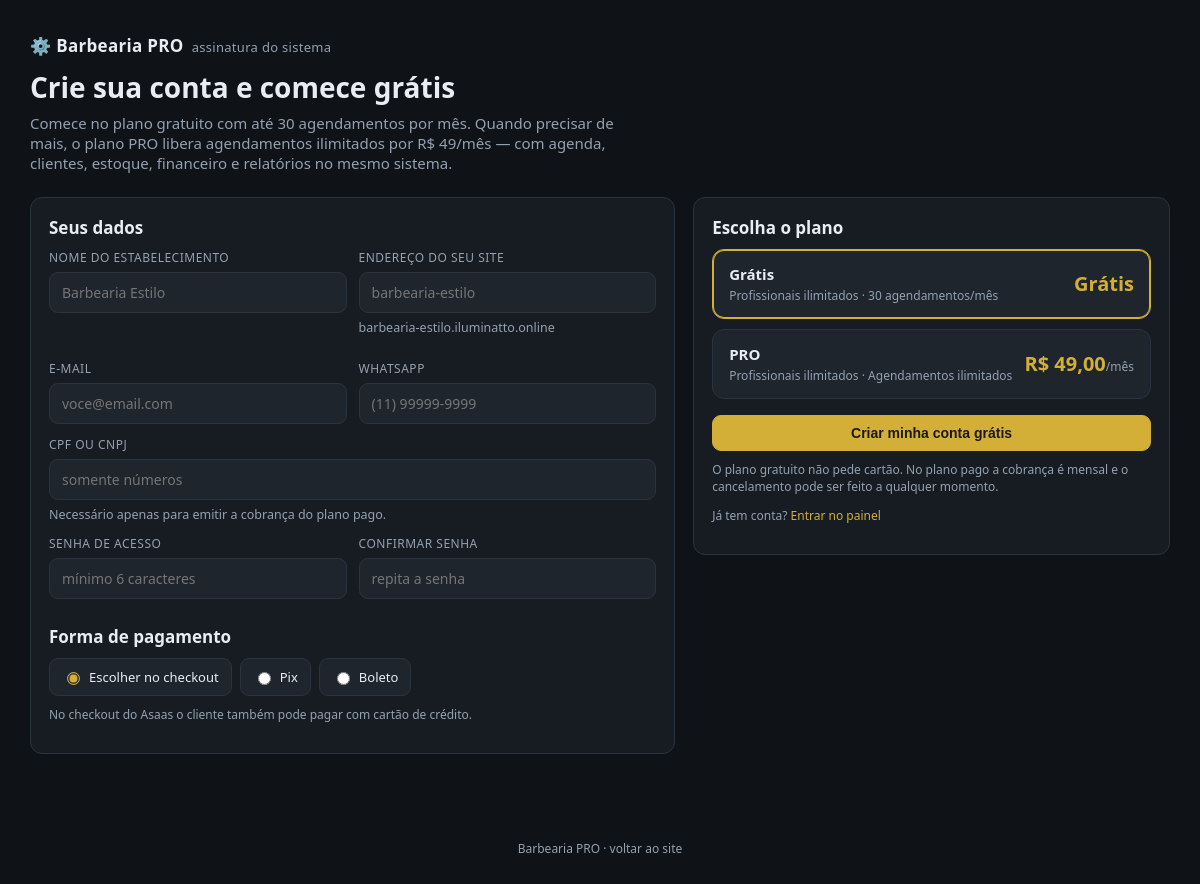
Screenshot of /assinar.php with the database file from the repository.
### tables this page shows
CREATE TABLE IF NOT EXISTS `saas_planos` (
  `id` int(11) NOT NULL AUTO_INCREMENT,
  `nome` varchar(60) NOT NULL,
  `valor` decimal(10,2) NOT NULL DEFAULT 0.00,
  `limite_profissionais` int(11) NOT NULL DEFAULT 0,
  `limite_agendamentos` int(11) NOT NULL DEFAULT 0,
  `ativo` varchar(5) NOT NULL DEFAULT 'Sim',
  PRIMARY KEY (`id`)
);

### superadmin/_auth.php (called while the page is built, shortened)
<?php
function sa_e($valor)
{
    return htmlspecialchars((string) $valor, ENT_QUOTES, 'UTF-8');
}
function sa_moeda($valor)
{
    return 'R$ ' . number_format((float) $valor, 2, ',', '.');
}

### assinar.php (the view, shortened to what this page needs)
<?php
require_once(__DIR__ . '/superadmin/_auth.php');
require_once(__DIR__ . '/superadmin/_asaas.php');
$planos = $pdo->query("SELECT * FROM saas_planos WHERE ativo = 'Sim' ORDER BY valor ASC")->fetchAll(PDO::FETCH_ASSOC);
?>
<!DOCTYPE html>
<html lang="pt-BR">
<head>
  <link rel="stylesheet" href="superadmin/css/superadmin.css">
</head>
<body>
  <div class="assinar-hero">
    <div class="brand" style="margin-bottom:14px">⚙️ <strong>Barbearia PRO</strong><span class="muted">assinatura do sistema</span></div>
    <h1>Crie sua conta e comece grátis</h1>
    <p>Comece no plano gratuito com até 30 agendamentos por mês. Quando precisar de mais, o plano PRO libera agendamentos ilimitados por R$ 49/mês — com agenda, clientes, estoque, financeiro e relatórios no mesmo sistema.</p>
  </div>
  <div class="wrap" style="padding-top:18px">
    <form method="post" action="assinar-salvar.php">
      <div class="assinar-grade">
        <div class="painel" style="margin-top:0">
          <h2 style="margin-top:0">Seus dados</h2>
          <div class="duas-colunas">
            <div class="campo">
              <label for="nome">Nome do estabelecimento</label>
              <input type="text" id="nome" name="nome" required maxlength="100" placeholder="Barbearia Estilo" value="<?php echo sa_e(isset($_GET['nome']) ? $_GET['nome'] : ''); ?>">
            </div>
            <div class="campo">
              <label for="slug">Endereço do seu site</label>
              <input type="text" id="slug" name="slug" required maxlength="40" pattern="[a-z0-9\-]+" placeholder="barbearia-estilo" aria-describedby="slug-dica slug-status" value="<?php echo sa_e(isset($_GET['slug']) ? $_GET['slug'] : ''); ?>">
              <small class="muted" id="slug-dica">barbearia-estilo.<?php echo sa_e(SA_DOMINIO_BASE); ?></small>
            </div>
          </div>
          <div class="duas-colunas" style="margin-top:12px">
            <div class="campo">
              <label for="email">E-mail</label>
              <input type="email" id="email" name="email" required maxlength="120" placeholder="voce@email.com" value="<?php echo sa_e(isset($_GET['email']) ? $_GET['email'] : ''); ?>">
            </div>
            <div class="campo">
              <label for="telefone">WhatsApp</label>
              <input type="text" id="telefone" name="telefone" maxlength="20" placeholder="(11) 99999-9999" value="<?php echo sa_e(isset($_GET['telefone']) ? $_GET['telefone'] : ''); ?>">
            </div>
          </div>
          <div class="campo" style="margin-top:12px">
            <label for="cpf_cnpj">CPF ou CNPJ</label>
            <input type="text" id="cpf_cnpj" name="cpf_cnpj" maxlength="20" placeholder="somente números" value="<?php echo sa_e(isset($_GET['cpf_cnpj']) ? $_GET['cpf_cnpj'] : ''); ?>">
            <small class="muted">Necessário apenas para emitir a cobrança do plano pago.</small>
          </div>
          <div class="duas-colunas" style="margin-top:12px">
            <div class="campo">
              <label for="senha">Senha de acesso</label>
              <input type="password" id="senha" name="senha" required minlength="6" placeholder="mínimo 6 caracteres">
            </div>
            <div class="campo">
              <label for="senha2">Confirmar senha</label>
              <input type="password" id="senha2" name="senha2" required minlength="6" placeholder="repita a senha">
            </div>
          </div>
          <h2>Forma de pagamento</h2>
          <div class="formas">
            <label><input type="radio" name="forma" value="UNDEFINED" checked> Escolher no checkout</label>
            <label><input type="radio" name="forma" value="PIX"> Pix</label>
            <label><input type="radio" name="forma" value="BOLETO"> Boleto</label>
          </div>
          <p class="nota">No checkout do Asaas o cliente também pode pagar com cartão de crédito.</p>
        </div>
        <div class="painel" style="margin-top:0">
          <h2 style="margin-top:0">Escolha o plano</h2>
          <div class="planos">
            <?php foreach ($planos as $p) { ?>
              <label class="plano-opcao">
                <span class="plano-card">
                  <span>
                    <strong><?php echo sa_e($p['nome']); ?></strong>
                    <small>
                      <?php echo (int) $p['limite_profissionais'] > 0 ? (int) $p['limite_profissionais'] . ' profissionais' : 'Profissionais ilimitados'; ?>
                      ·
                      <?php echo (int) $p['limite_agendamentos'] > 0 ? (int) $p['limite_agendamentos'] . ' agendamentos/mês' : 'Agendamentos ilimitados'; ?>
                    </small>
                  </span>
                  <span class="plano-preco"><?php echo ((float) $p['valor'] <= 0) ? 'Grátis' : sa_moeda($p['valor']); ?><span><?php echo ((float) $p['valor'] <= 0) ? '' : '/mês'; ?></span></span>
                </span>
              </label>
            <?php } ?>
          </div>
          <div class="acoes-form" style="margin-top:16px">
            <button type="submit" class="btn primario" style="width:100%">Criar minha conta grátis</button>
          </div>
          <p class="nota">O plano gratuito não pede cartão. No plano pago a cobrança é mensal e o cancelamento pode ser feito a qualquer momento.</p>
          <p class="nota">Já tem conta? <a href="sistema/">Entrar no painel</a></p>
        </div>
      </div>
    </form>
  </div>
  <div class="rodape-assinar">
    Barbearia PRO · <a href="index">voltar ao site</a>
  </div>
</body>
</html>

### superadmin/css/superadmin.css (style rules this page uses)
:root { --bg: #0f1216; --panel: #171c22; --panel-2: #1e252d; --line: #2a3340; --text: #e8edf3; --muted: #93a1b1; --accent: #d4af37; --ok: #2ecc71; --warn: #f0ad4e; --danger: #e74c3c; --info: #4aa3df; }
* { box-sizing: border-box; }
body { margin: 0; background: var(--bg); color: var(--text); font-family: system-ui, -apple-system, "Segoe UI", Roboto, Arial, sans-serif; font-size: 15px; }
a { color: var(--accent); text-decoration: none; }
.brand { font-size: 17px; letter-spacing: .3px; }
.brand .muted { color: var(--muted); font-size: 13px; margin-left: 8px; }
.wrap { max-width: 1180px; margin: 0 auto; padding: 26px 20px 60px; }
h1 { font-size: 22px; margin: 0 0 4px; }
h2 { font-size: 17px; margin: 26px 0 10px; }
.painel { background: var(--panel); border: 1px solid var(--line); border-radius: 12px; padding: 18px; margin-top: 12px; overflow-x: auto; }
.btn { display: inline-block; border: 1px solid var(--line); background: var(--panel-2); color: var(--text); padding: 9px 14px; border-radius: 9px; font-size: 14px; cursor: pointer; text-decoration: none; }
.btn.primario { background: var(--accent); color: #1a1a1a; border-color: var(--accent); font-weight: 700; }
.campo { display: flex; flex-direction: column; gap: 6px; }
.campo label { font-size: 12px; color: var(--muted); text-transform: uppercase; letter-spacing: .5px; }
.campo input, .campo select, .campo textarea { background: var(--panel-2); border: 1px solid var(--line); color: var(--text); padding: 10px 12px; border-radius: 9px; font-size: 14px; font-family: inherit; }
.acoes-form { margin-top: 16px; display: flex; gap: 10px; align-items: center; }
.muted { color: var(--muted); }

### assinar.php (style rules this page uses)
.assinar-hero { max-width: 1180px; margin: 0 auto; padding: 34px 20px 6px; }
.assinar-hero h1 { font-size: 28px; line-height: 1.2; }
.assinar-hero p { color: var(--muted); margin: 8px 0 0; max-width: 620px; }
.assinar-grade { display: grid; grid-template-columns: 1.15fr .85fr; gap: 18px; align-items: start; }
.planos { display: grid; gap: 10px; }
.plano-opcao { position: relative; display: block; cursor: pointer; }
.plano-card { border: 1px solid var(--line); background: var(--panel-2); border-radius: 12px; padding: 14px 16px; display: flex; justify-content: space-between; align-items: center; gap: 12px; transition: border-color .2s, transform .2s; }
.plano-opcao input:checked + .plano-card { border-color: var(--accent); box-shadow: inset 0 0 0 1px var(--accent); }
.plano-card strong { display: block; font-size: 15px; }
.plano-card small { color: var(--muted); font-size: 12px; }
.plano-preco { font-size: 20px; font-weight: 700; color: var(--accent); white-space: nowrap; }
.plano-preco span { font-size: 12px; font-weight: 400; color: var(--muted); }
.formas { display: flex; gap: 8px; flex-wrap: wrap; }
.formas label { display: inline-flex; align-items: center; gap: 6px; padding: 9px 12px; border: 1px solid var(--line); border-radius: 9px; background: var(--panel-2); font-size: 13px; cursor: pointer; }
.formas input { accent-color: var(--accent); }
.nota { font-size: 12px; color: var(--muted); margin-top: 10px; }
.duas-colunas { display: grid; grid-template-columns: 1fr 1fr; gap: 12px; }
.rodape-assinar { text-align: center; color: var(--muted); font-size: 12px; padding: 26px 20px 40px; }
.rodape-assinar a { color: var(--muted); }

### rows the page displays
saas_planos: nome "Grátis", limite_profissionais "Profissionais ilimitados", limite_agendamentos "30", valor "Grátis"
saas_planos: nome "PRO", limite_profissionais "Profissionais ilimitados", limite_agendamentos "Agendamentos ilimitados", valor "R$ 49,00", shows "/mês"

### other values shown
sa_e(SA_DOMINIO_BASE) "iluminatto.online"
